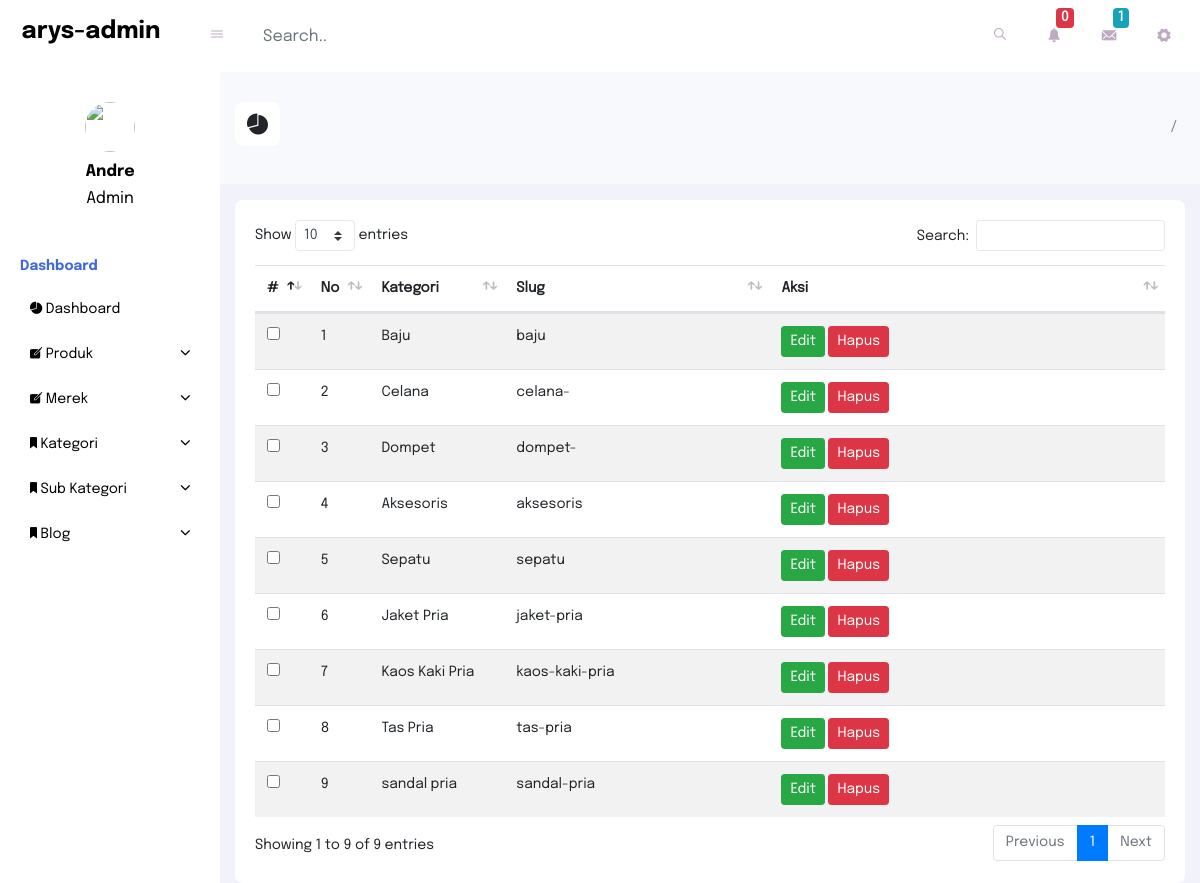
The app's page /admin/index.php?q=kategori with its own data.
### tables this page shows
CREATE TABLE `category` (
  `id_category` int(10) NOT NULL,
  `category_name` varchar(255) NOT NULL,
  `category_slug` varchar(255) NOT NULL
);

### admin/tbl_kategori.php (the view, shortened to what this page needs)
<?php
  $sql = mysqli_query($koneksi,"SELECT * FROM category ORDER BY id_category ASC");
?>
<div class="main-card card">
  <div class="card-body table-area">
    <div class="table-body">
      <table class="table table-striped table-hover ">
        <thead class="">
          <tr>
            <th width="5%">#</th>
            <th width="5%">No</th>
            <th width="15%">Kategori</th>
            <th width="30%">Slug</th>
            <th width="45%">Aksi</th>
          </tr>
        </thead>
        <tbody class="">
        <?php
        $i = 1;
        foreach($sql as $kategori):
        ?>
          <tr>
            <td width="5%"><input type="checkbox" name=""></td>
            <td width="5%"><?= $i ?></td>
            <td width="15%"><?= $kategori['category_name'] ?></td>
            <td width="30%"><?= $kategori['category_slug'] ?></td>
            <td width="45%">
              <a href="index.php?q=ubah_kategori&category_slug=<?= $kategori['category_slug'];?>" class="btn btn-sm btn-success">Edit</a>
              <a href="hapus_kategori.php?hapus_kategori&category_slug=<?= $kategori['category_slug']; ?>" class="btn btn-sm btn-danger">Hapus</a>
            </td>
          </tr>
          <?php
          $i++;
        endforeach;
          ?>
        </tbody>
      </table>
    </div>
  </div>
</div>

### admin/assets/css/main.css (style rules this page uses)
body { font-family: 'Epilogue'; overflow-x: hidden; background: #F2F3FA; font-size: 14px; }
.main-content .card { border-radius: 8px; border: none; }

### records on screen
category: category_name "Baju", category_slug "baju"
category: category_name "Celana", category_slug "celana-"
category: category_name "Dompet", category_slug "dompet-"
category: category_name "Aksesoris", category_slug "aksesoris"
category: category_name "Sepatu", category_slug "sepatu"
category: category_name "Jaket Pria", category_slug "jaket-pria"
category: category_name "Kaos Kaki Pria", category_slug "kaos-kaki-pria"
category: category_name "Tas Pria", category_slug "tas-pria"
category: category_name "sandal pria", category_slug "sandal-pria"
